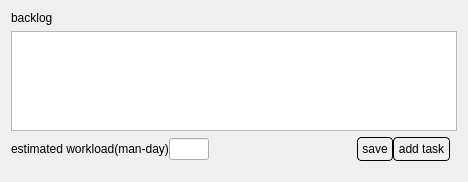
<?xml version="1.0" encoding="UTF-8"?>
<ui version="4.0">
 <class>CWidgetBacklog</class>
 <widget class="QWidget" name="CWidgetBacklog">
  <property name="geometry">
   <rect>
    <x>0</x>
    <y>0</y>
    <width>468</width>
    <height>182</height>
   </rect>
  </property>
  <property name="windowTitle">
   <string>Form</string>
  </property>
  <property name="autoFillBackground">
   <bool>true</bool>
  </property>
  <layout class="QGridLayout" name="gridLayout">
   <item row="0" column="0">
    <widget class="QLabel" name="labelBacklog">
     <property name="sizePolicy">
      <sizepolicy hsizetype="Fixed" vsizetype="Fixed">
       <horstretch>0</horstretch>
       <verstretch>0</verstretch>
      </sizepolicy>
     </property>
     <property name="text">
      <string>backlog</string>
     </property>
    </widget>
   </item>
   <item row="1" column="0">
    <widget class="QPlainTextEdit" name="pleBacklog">
     <property name="sizePolicy">
      <sizepolicy hsizetype="Expanding" vsizetype="Preferred">
       <horstretch>0</horstretch>
       <verstretch>0</verstretch>
      </sizepolicy>
     </property>
     <property name="maximumSize">
      <size>
       <width>16777215</width>
       <height>100</height>
      </size>
     </property>
    </widget>
   </item>
   <item row="2" column="0">
    <layout class="QHBoxLayout" name="horizontalLayout">
     <property name="spacing">
      <number>0</number>
     </property>
     <property name="rightMargin">
      <number>7</number>
     </property>
     <item>
      <widget class="QLabel" name="label_2">
       <property name="sizePolicy">
        <sizepolicy hsizetype="Preferred" vsizetype="Fixed">
         <horstretch>0</horstretch>
         <verstretch>0</verstretch>
        </sizepolicy>
       </property>
       <property name="text">
        <string>estimated workload(man-day)</string>
       </property>
      </widget>
     </item>
     <item>
      <widget class="QLineEdit" name="leEstimatedWorkload">
       <property name="maximumSize">
        <size>
         <width>40</width>
         <height>16777215</height>
        </size>
       </property>
      </widget>
     </item>
     <item>
      <spacer name="horizontalSpacer">
       <property name="orientation">
        <enum>Qt::Horizontal</enum>
       </property>
       <property name="sizeHint" stdset="0">
        <size>
         <width>40</width>
         <height>20</height>
        </size>
       </property>
      </spacer>
     </item>
     <item>
      <widget class="QPushButton" name="btnSave">
       <property name="styleSheet">
        <string notr="true">QPushButton{
border:1px solid black;
border-radius:4px;
padding:4px;
}
QPushButton::hover{
border:1px solid black;
border-radius:4px;
background-color:lightgray;
padding:4px
}
QPushButton::pressed{
border:1px solid black;
border-radius:4px;
background-color:gray;
padding:4px
}</string>
       </property>
       <property name="text">
        <string>save</string>
       </property>
       <property name="flat">
        <bool>false</bool>
       </property>
      </widget>
     </item>
     <item>
      <widget class="QPushButton" name="btnAddTask">
       <property name="styleSheet">
        <string notr="true">QPushButton{
border:1px solid black;
border-radius:4px;
padding:4px;
}
QPushButton::hover{
border:1px solid black;
border-radius:4px;
background-color:lightgray;
padding:4px
}
QPushButton::pressed{
border:1px solid black;
border-radius:4px;
background-color:gray;
padding:4px
}</string>
       </property>
       <property name="text">
        <string>add task</string>
       </property>
      </widget>
     </item>
    </layout>
   </item>
   <item row="3" column="0">
    <widget class="QFrame" name="frameTasks">
     <property name="sizePolicy">
      <sizepolicy hsizetype="Preferred" vsizetype="Fixed">
       <horstretch>0</horstretch>
       <verstretch>0</verstretch>
      </sizepolicy>
     </property>
     <property name="frameShape">
      <enum>QFrame::StyledPanel</enum>
     </property>
     <property name="frameShadow">
      <enum>QFrame::Raised</enum>
     </property>
    </widget>
   </item>
  </layout>
 </widget>
 <resources/>
 <connections/>
</ui>
